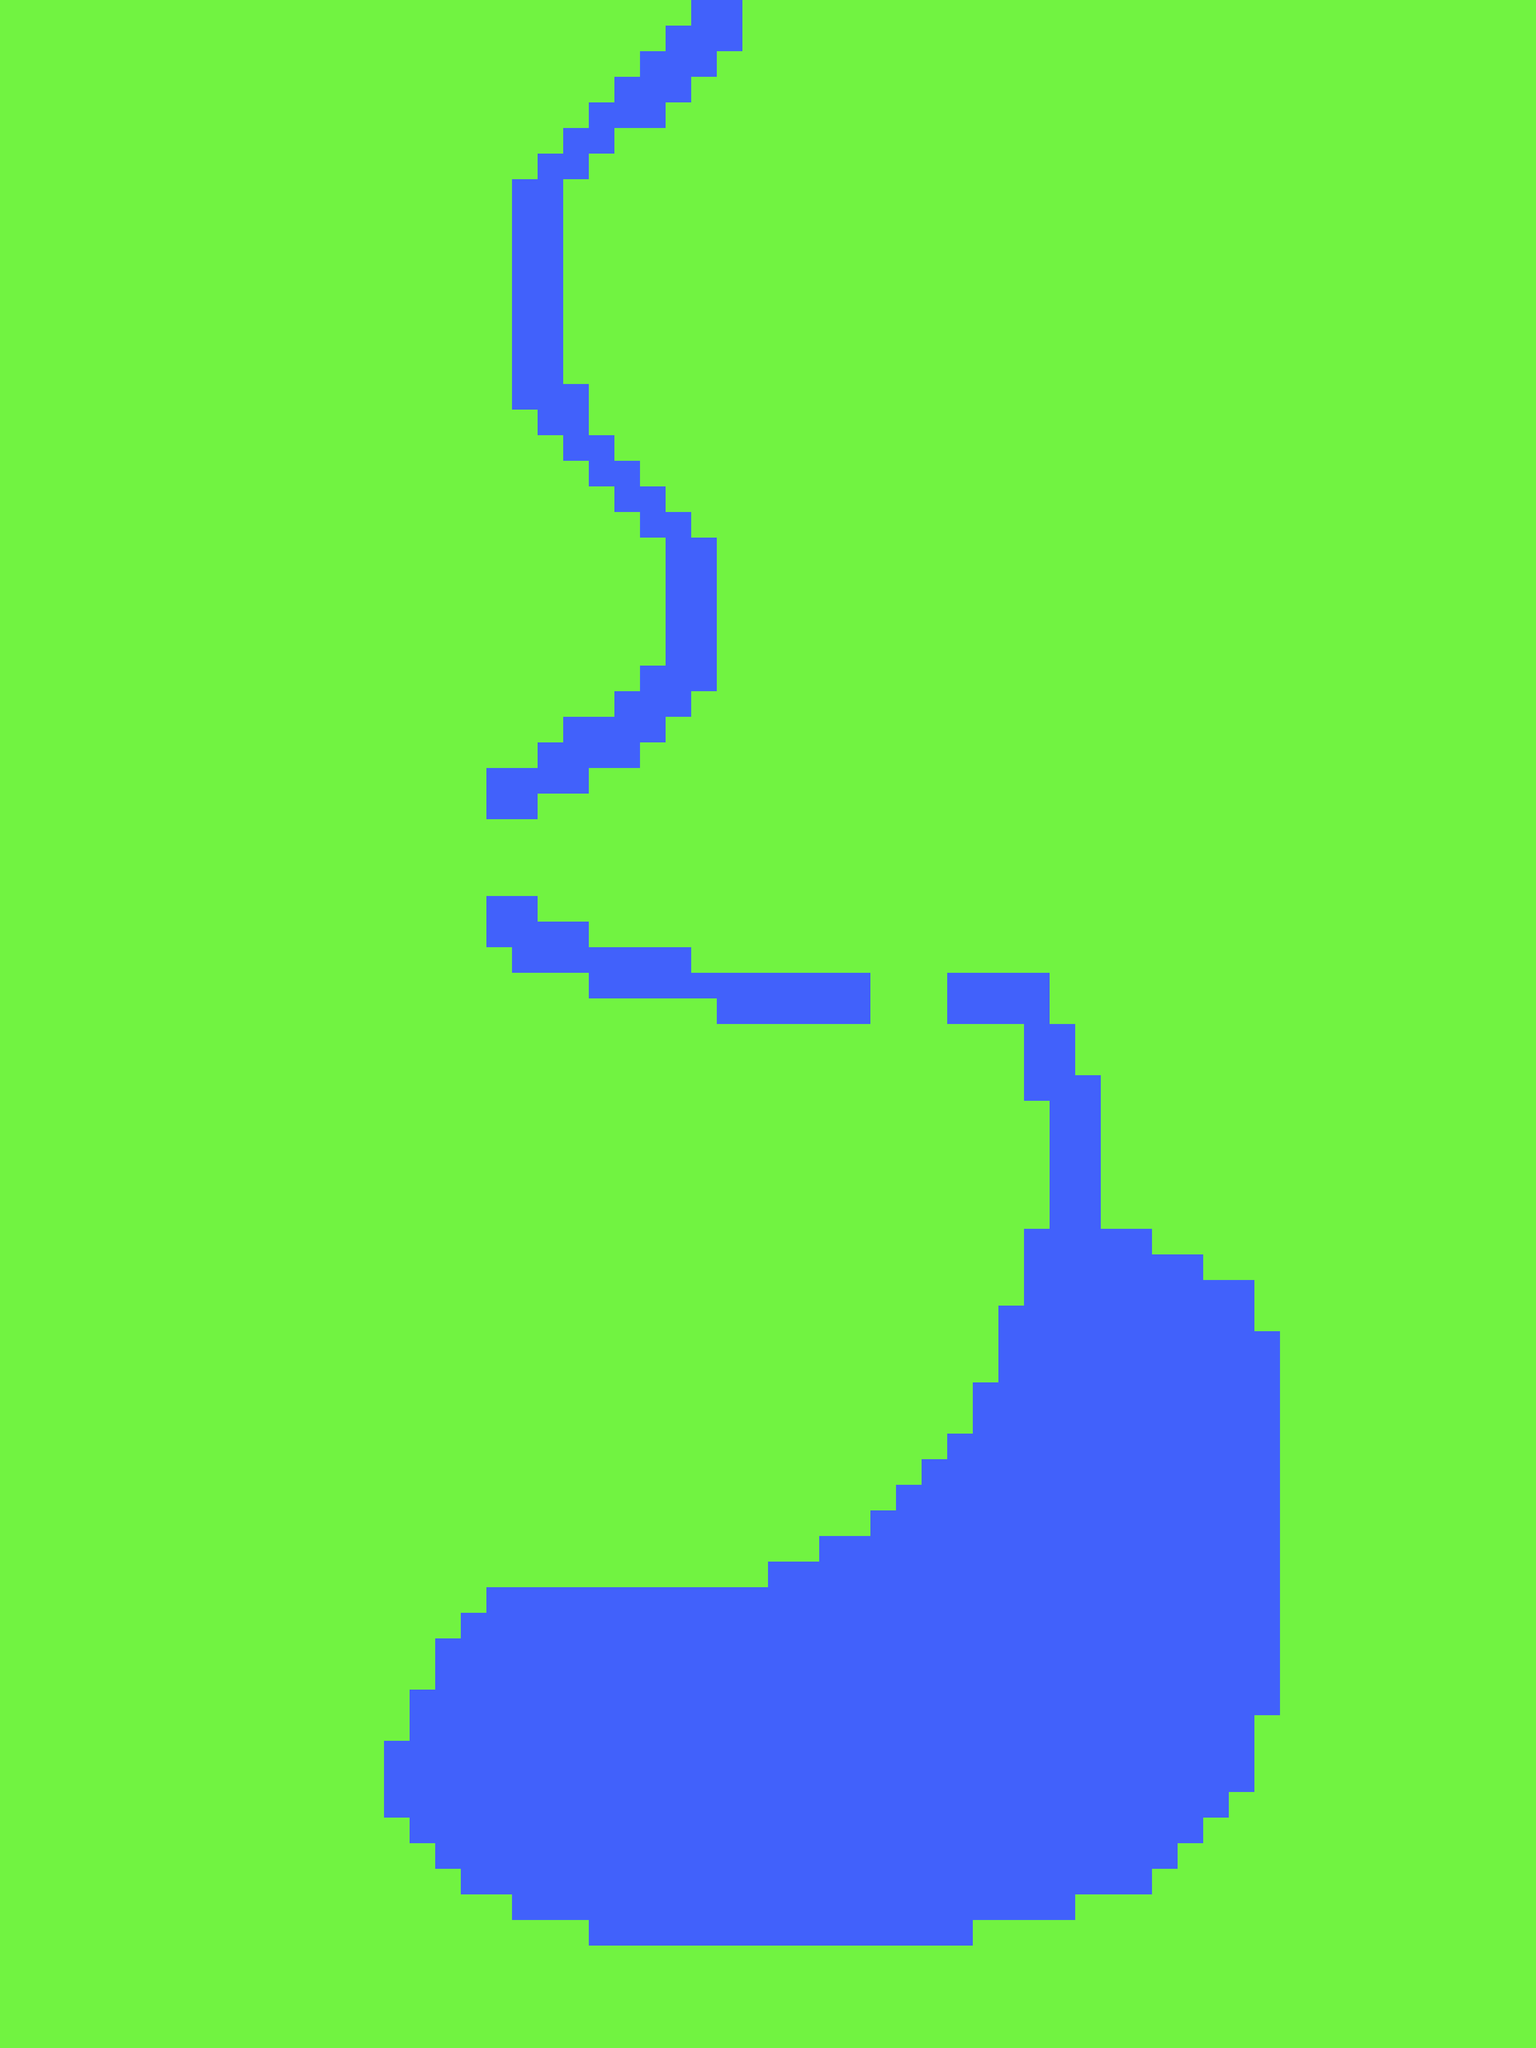

This is a level from a 2D game, rendered from its Tiled map with the project's own tilesets. A one-line summary and the map file follow, with tile-layer data summarised:
An orthogonal 60x80 tile map with 64x64 px tiles, 2 tile layers (groud, details), 4 hidden layers not drawn, 3 tilesets.

<map version="1.9" tiledversion="1.9.0" orientation="orthogonal" renderorder="right-down" width="60" height="80" tilewidth="64" tileheight="64" infinite="0" nextlayerid="7" nextobjectid="1">
 <editorsettings>
  <export target="welt1.csv" format="csv" />
 </editorsettings>
 <tileset firstgid="1" source="../../tilesets/ground.tsx" />
 <tileset firstgid="257" source="../../tilesets/blocks.tsx" />
 <tileset firstgid="258" source="../../tilesets/entities.tsx" />
 <layer id="1" name="groud" width="60" height="80">
  <data>[4800 cells, 4800 non-empty, 2 distinct tile ids]</data>
 </layer>
 <layer id="2" name="details" width="60" height="80">
  <data>[4800 cells, 0 non-empty, 0 distinct tile ids]</data>
 </layer>
 <layer id="3" name="blocks" width="60" height="80" visible="0">
  <data>[4800 cells, 726 non-empty, 1 distinct tile ids]</data>
 </layer>
 <layer id="4" name="grass" width="60" height="80" visible="0">
  <data>[4800 cells, 0 non-empty, 0 distinct tile ids]</data>
 </layer>
 <layer id="5" name="objects" width="60" height="80" visible="0">
  <data>[4800 cells, 0 non-empty, 0 distinct tile ids]</data>
 </layer>
 <layer id="6" name="entities" width="60" height="80" visible="0">
  <data>[4800 cells, 18 non-empty, 3 distinct tile ids]</data>
 </layer>
</map>
